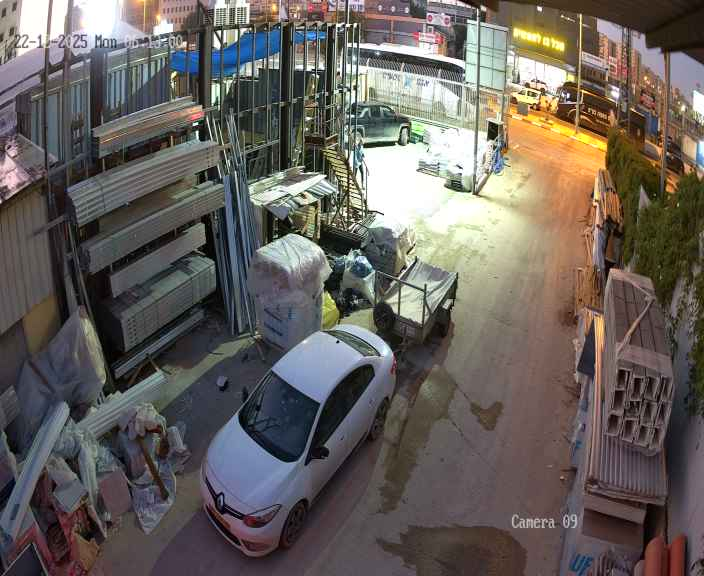
#> input picture data/training/camera-events/Factory/20251222_041319/0.jpg, 704 x 576 px, found by its file name; the run also reads 1 picture not shown here
$ python motion_detection_examples.py
#> lines starting #> are read from the running program, lines starting #| are printed output that depends on the picture; after the words box and inside, x2 and y2 are one past the last pixel; in counts of white or black regions, pixels touching at a corner belong together
### backend/core/motion_detection.py
"""
Motion Detection Module
Detects motion between consecutive frames and returns coordinates and visualization
"""

import cv2
import numpy as np
from typing import List, Tuple, Optional, Dict
from dataclasses import dataclass
from pathlib import Path
import logging

logger = logging.getLogger(__name__)


@dataclass
class MotionRegion:
    """Represents a detected motion region"""
    x: int
    y: int
    width: int
    height: int
    area: int
    centroid: Tuple[int, int]

    def to_dict(self) -> Dict:
        """Convert to dictionary format"""
        return {
            "x": self.x,
            "y": self.y,
            "width": self.width,
            "height": self.height,
            "area": self.area,
            "centroid": {
                "x": self.centroid[0],
                "y": self.centroid[1]
            }
        }

    def to_bbox(self) -> Tuple[int, int, int, int]:
        """Get bounding box coordinates (x1, y1, x2, y2)"""
        return (self.x, self.y, self.x + self.width, self.y + self.height)


@dataclass
class MotionDetectionResult:
    """Complete motion detection result"""
    motion_detected: bool
    motion_regions: List[MotionRegion]
    motion_mask: Optional[np.ndarray] = None
    confidence: float = 0.0
    total_motion_area: int = 0
    frame_dimensions: Tuple[int, int] = (0, 0)  # (height, width)
    binary_mask: Optional[np.ndarray] = None  # alias for tests

    def __post_init__(self):
        # Normalize mask aliases
        if self.binary_mask is None and self.motion_mask is not None:
            self.binary_mask = self.motion_mask
        if self.motion_mask is None and self.binary_mask is not None:
            self.motion_mask = self.binary_mask

    def to_dict(self) -> Dict:
        """Convert to dictionary format for API response"""
        return {
            "motion_detected": self.motion_detected,
            "confidence": float(self.confidence),
            "total_motion_area": int(self.total_motion_area),
            "frame_dimensions": {
                "height": self.frame_dimensions[0],
                "width": self.frame_dimensions[1]
            },
            "motion_regions": [region.to_dict() for region in self.motion_regions],
            "num_regions": len(self.motion_regions)
        }


class MotionDetector:
    """
    Advanced motion detection agent for security camera analysis.

    Detects motion between consecutive frames using frame differencing,
    morphological operations, and contour detection.

    Attributes:
        threshold: Pixel difference threshold for motion detection
        min_area: Minimum contour area to be considered as motion
        blur_kernel: Gaussian blur kernel size
        morph_kernel_size: Morphological operations kernel size
    """

    def __init__(
        self,
        threshold: int = 25,
        min_area: int = 500,
        blur_kernel: Tuple[int, int] = (21, 21),
        morph_kernel_size: int = 5
    ):
        """
        Initialize motion detector with configuration parameters.

        Args:
            threshold: Pixel difference threshold (0-255)
            min_area: Minimum motion area in pixels
            blur_kernel: Gaussian blur kernel size (must be odd)
            morph_kernel_size: Kernel size for morphological operations
        """
        self.threshold = threshold
        self.min_area = min_area
        self.blur_kernel = blur_kernel
        self.morph_kernel_size = morph_kernel_size

        # Create morphological kernel
        self.morph_kernel = cv2.getStructuringElement(
            cv2.MORPH_ELLIPSE,
            (morph_kernel_size, morph_kernel_size)
        )

        logger.info(
            f"MotionDetector initialized: threshold={threshold}, "
            f"min_area={min_area}, blur_kernel={blur_kernel}"
        )

    def load_images(self, image_paths: List[str]) -> List[np.ndarray]:
        """
        Load and validate images from file paths.

        Args:
            image_paths: List of image file paths

        Returns:
            List of loaded images as numpy arrays

        Raises:
            ValueError: If images cannot be loaded or have different dimensions
        """
        if len(image_paths) < 2:
            raise ValueError("At least 2 images are required for motion detection")

        images = []
        reference_shape = None

        for i, path in enumerate(image_paths):
            img = cv2.imread(str(path))
            if img is None:
                raise ValueError(f"Failed to load image: {path}")

            # Validate dimensions match
            if reference_shape is None:
                reference_shape = img.shape
            elif img.shape != reference_shape:
                raise ValueError(
                    f"Image {i} has different dimensions: "
                    f"{img.shape} vs {reference_shape}"
                )

            images.append(img)

        logger.debug(f"Loaded {len(images)} images with shape {reference_shape}")
        return images

    def preprocess_frame(self, frame: np.ndarray) -> np.ndarray:
        """
        Preprocess frame: convert to grayscale and apply Gaussian blur.

        Args:
            frame: Input BGR image

        Returns:
            Preprocessed grayscale blurred image
        """
        # Convert to grayscale
        gray = cv2.cvtColor(frame, cv2.COLOR_BGR2GRAY)

        # Apply Gaussian blur to reduce noise
        blurred = cv2.GaussianBlur(gray, self.blur_kernel, 0)

        return blurred

    def compute_frame_difference(
        self,
        frame1: np.ndarray,
        frame2: np.ndarray
    ) -> np.ndarray:
        """
        Compute absolute difference between two frames.

        Args:
            frame1: First preprocessed frame
            frame2: Second preprocessed frame

        Returns:
            Binary motion mask
        """
        # Compute absolute difference
        frame_diff = cv2.absdiff(frame1, frame2)

        # Apply threshold to create binary mask
        _, thresh = cv2.threshold(
            frame_diff,
            self.threshold,
            255,
            cv2.THRESH_BINARY
        )

        # Apply morphological operations to reduce noise
        # Dilation fills small holes
        dilated = cv2.dilate(thresh, self.morph_kernel, iterations=2)

        # Erosion removes small noise
        eroded = cv2.erode(dilated, self.morph_kernel, iterations=1)

        return eroded

    def find_motion_regions(self, motion_mask: np.ndarray) -> List[MotionRegion]:
        """
        Find contours in motion mask and extract motion regions.

        Args:
            motion_mask: Binary motion mask

        Returns:
            List of detected motion regions
        """
        # Find contours
        contours, _ = cv2.findContours(
            motion_mask,
            cv2.RETR_EXTERNAL,
            cv2.CHAIN_APPROX_SIMPLE
        )

        motion_regions = []

        for contour in contours:
            area = cv2.contourArea(contour)

            # Filter by minimum area
            if area < self.min_area:
                continue

            # Get bounding rectangle
            x, y, w, h = cv2.boundingRect(contour)

            # Calculate centroid
            M = cv2.moments(contour)
            if M["m00"] != 0:
                cx = int(M["m10"] / M["m00"])
                cy = int(M["m01"] / M["m00"])
            else:
                cx, cy = x + w // 2, y + h // 2

            region = MotionRegion(
                x=int(x),
                y=int(y),
                width=int(w),
                height=int(h),
                area=int(area),
                centroid=(cx, cy)
            )

            motion_regions.append(region)

        # Sort by area (largest first)
        motion_regions.sort(key=lambda r: r.area, reverse=True)

        return motion_regions

    def detect_motion(
        self,
        image_paths: List[str]
    ) -> MotionDetectionResult:
        """
        Main method to detect motion from image paths.

        Args:
            image_paths: List of 2-3 image file paths

        Returns:
            MotionDetectionResult with all detection information
        """
        # Load images
        images = self.load_images(image_paths)

        # Preprocess all frames
        preprocessed = [self.preprocess_frame(img) for img in images]

        # Compute motion between consecutive frames
        motion_masks = []
        for i in range(len(preprocessed) - 1):
            mask = self.compute_frame_difference(
                preprocessed[i],
                preprocessed[i + 1]
            )
            motion_masks.append(mask)

        # Combine all motion masks (OR operation)
        combined_mask = np.zeros_like(motion_masks[0])
        for mask in motion_masks:
            combined_mask = cv2.bitwise_or(combined_mask, mask)

        # Find motion regions
        motion_regions = self.find_motion_regions(combined_mask)

        # Calculate confidence based on motion area
        total_motion_area = np.sum(combined_mask > 0)
        frame_area = combined_mask.shape[0] * combined_mask.shape[1]
        confidence = min(total_motion_area / (frame_area * 0.1), 1.0)

        motion_detected = len(motion_regions) > 0

        result = MotionDetectionResult(
            motion_detected=motion_detected,
            motion_regions=motion_regions,
            motion_mask=combined_mask,
            confidence=confidence,
            total_motion_area=int(total_motion_area),
            frame_dimensions=(combined_mask.shape[0], combined_mask.shape[1])
        )

        logger.info(
            f"Motion detection complete: detected={motion_detected}, "
            f"regions={len(motion_regions)}, area={total_motion_area}px"
        )

        return result

    def visualize_motion(
        self,
        image_path: str,
        result: MotionDetectionResult,
        output_path: Optional[str] = None,
        show_mask: bool = True,
        show_boxes: bool = True,
        show_centroids: bool = True
    ) -> np.ndarray:
        """
        Create visualization with motion regions highlighted.

        Args:
            image_path: Path to base image for visualization
            result: MotionDetectionResult from detect_motion()
            output_path: Optional path to save visualization
            show_mask: Whether to overlay motion mask
            show_boxes: Whether to draw bounding boxes
            show_centroids: Whether to mark centroids

        Returns:
            Annotated image as numpy array
        """
        # Load base image
        img = cv2.imread(str(image_path))
        if img is None:
            raise ValueError(f"Failed to load image: {image_path}")

        # Create overlay copy for mask
        overlay = img.copy()

        # Show motion mask as green overlay
        if show_mask and result.motion_detected:
            # Create colored mask (green)
            mask_colored = np.zeros_like(img)
            mask_colored[:, :, 1] = result.motion_mask  # Green channel

            # Blend with original image
            overlay = cv2.addWeighted(overlay, 0.7, mask_colored, 0.3, 0)

        # Draw bounding boxes and labels
        if show_boxes:
            for i, region in enumerate(result.motion_regions, 1):
                x1, y1, x2, y2 = region.to_bbox()

                # Draw rectangle
                cv2.rectangle(
                    overlay,
                    (x1, y1),
                    (x2, y2),
                    (0, 255, 0),  # Green
                    2
                )

                # Add label with region number and area
                label = f"#{i} ({region.area}px)"
                label_size, _ = cv2.getTextSize(
                    label,
                    cv2.FONT_HERSHEY_SIMPLEX,
                    0.5,
                    1
                )

                # Background for text
                cv2.rectangle(
                    overlay,
                    (x1, y1 - label_size[1] - 10),
                    (x1 + label_size[0], y1),
                    (0, 255, 0),
                    -1
                )

                # Text
                cv2.putText(
                    overlay,
                    label,
                    (x1, y1 - 5),
                    cv2.FONT_HERSHEY_SIMPLEX,
                    0.5,
                    (0, 0, 0),
                    1
                )

        # Draw centroids
        if show_centroids:
            for region in result.motion_regions:
                cx, cy = region.centroid
                cv2.circle(overlay, (cx, cy), 5, (255, 0, 0), -1)  # Blue
                cv2.circle(overlay, (cx, cy), 6, (255, 255, 255), 1)  # White border

        # Add summary text
        summary = f"Motion Detected: {len(result.motion_regions)} regions"
        cv2.putText(
            overlay,
            summary,
            (10, 30),
            cv2.FONT_HERSHEY_SIMPLEX,
            0.7,
            (0, 255, 0),
            2
        )

        # Save if output path provided
        if output_path:
            cv2.imwrite(str(output_path), overlay)
            logger.info(f"Visualization saved to {output_path}")

        return overlay


def detect_motion_from_paths(
    image_paths: List[str],
    threshold: int = 25,
    min_area: int = 500
) -> MotionDetectionResult:
    """
    Convenience function to detect motion from image paths.

    Args:
        image_paths: List of 2-3 image file paths
        threshold: Motion detection threshold
        min_area: Minimum motion area in pixels

    Returns:
        MotionDetectionResult
    """
    detector = MotionDetector(threshold=threshold, min_area=min_area)
    return detector.detect_motion(image_paths)

### backend/examples/motion_detection_examples.py
"""
Integration example and usage demonstration for motion detection
"""

from pathlib import Path
import sys
sys.path.insert(0, str(Path(__file__).parent.parent))

from core.motion_detection import MotionDetector, detect_motion_from_paths
import json


def example_basic_usage():
    """Basic usage example"""
    print("=" * 60)
    print("Example 1: Basic Motion Detection")
    print("=" * 60)

    # Define image paths
    image_paths = [
        "data/training/camera-events/Factory/20251222_032856/0.jpg",
        "data/training/camera-events/Factory/20251222_032856/1.jpg",
        "data/training/camera-events/Factory/20251222_032856/2.jpg"
    ]

    # Check if files exist
    if not all(Path(p).exists() for p in image_paths):
        print("⚠️  Training images not found. Using placeholder paths.")
        return

    # Detect motion
    result = detect_motion_from_paths(image_paths, threshold=25, min_area=500)
#> in load_images, img is the input picture: shape (576, 704, 3); mean B, G, R 92.6, 97.3, 103.3
#> in detect_motion, `images = self.load_images(image_paths)`: images = 3 items
#> in preprocess_frame, `gray = cv2.cvtColor(frame, cv2.COLOR_BGR2GRAY)`:
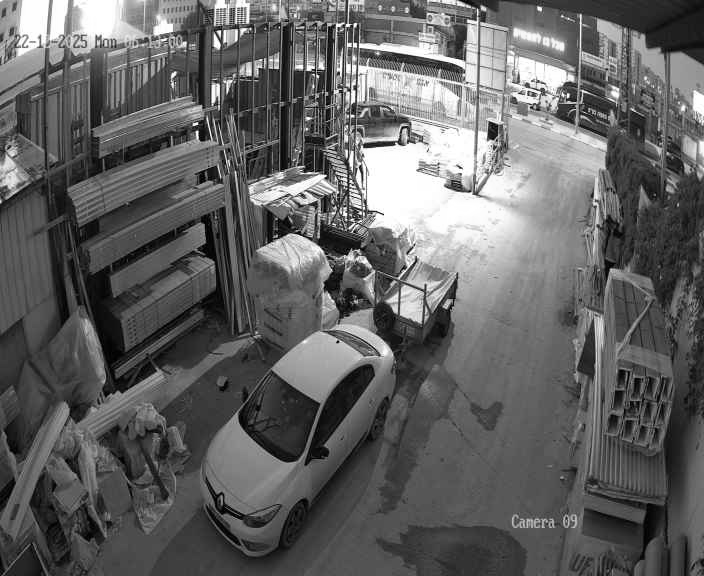
#> gray: shape (576, 704); min 0, max 255, mean 98.6
#> in preprocess_frame, `blurred = cv2.GaussianBlur(gray, self.blur_kernel, 0)`:
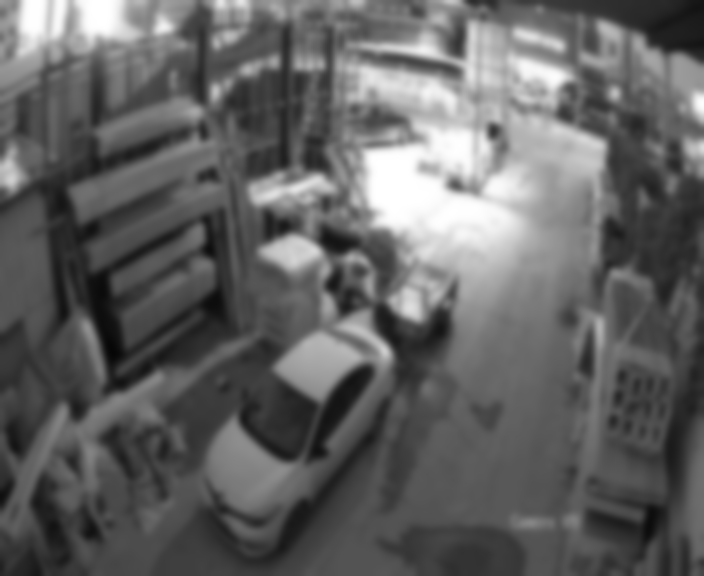
#> blurred: shape (576, 704); min 6, max 255, mean 98.6
#> in preprocess_frame (call 2), `gray = cv2.cvtColor(frame, cv2.COLOR_BGR2GRAY)`:
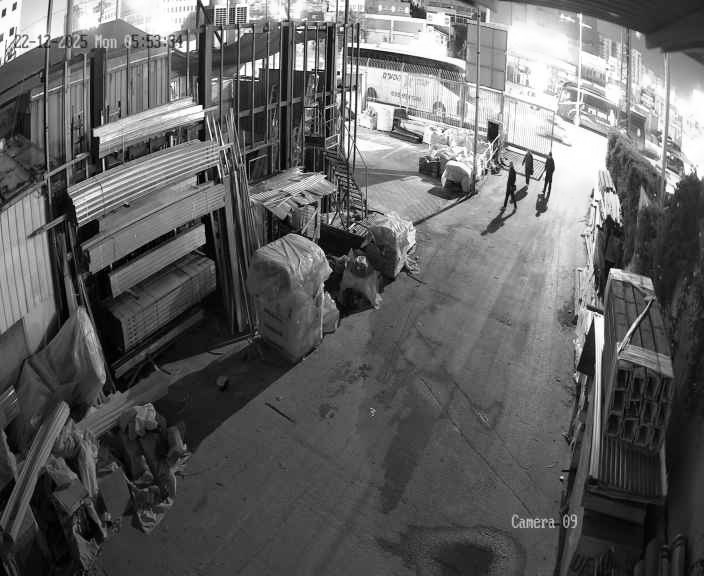
#> gray: shape (576, 704); min 0, max 255, mean 98.3
#> in preprocess_frame (call 2), `blurred = cv2.GaussianBlur(gray, self.blur_kernel, 0)`:
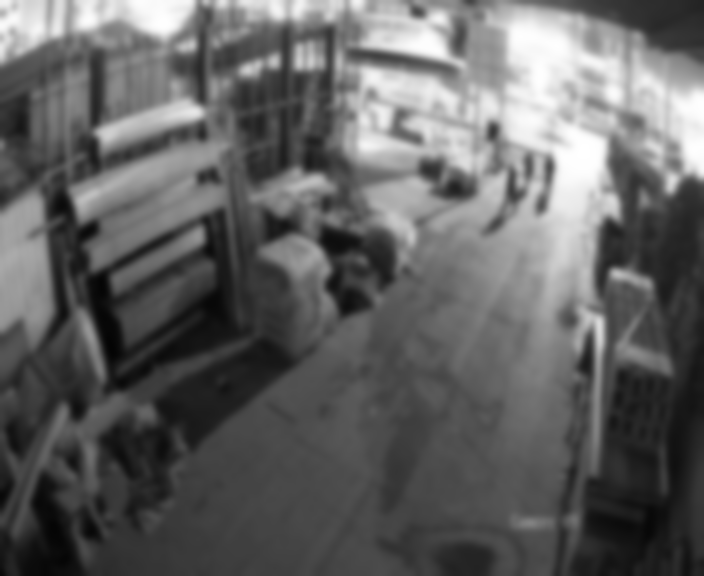
#> blurred: shape (576, 704); min 4, max 255, mean 98.4
#> the loop in detect_motion, `for i in range(len(preprocessed) - 1):` made 2 passes
#> pass 1, in compute_frame_difference, `frame_diff = cv2.absdiff(frame1, frame2)`:
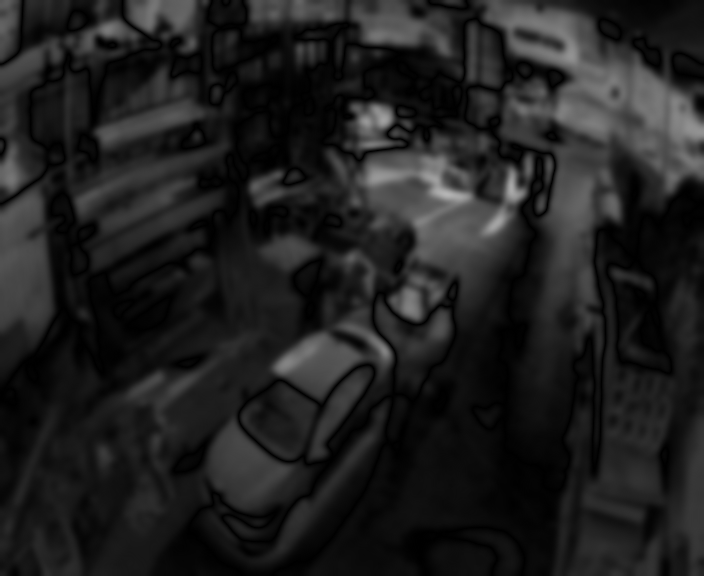
#> frame_diff: shape (576, 704); min 0, max 181, mean 31.7
#> pass 1, in compute_frame_difference, `_, thresh = cv2.threshold( frame_diff, self.threshold, 255, cv2.THRESH..`:
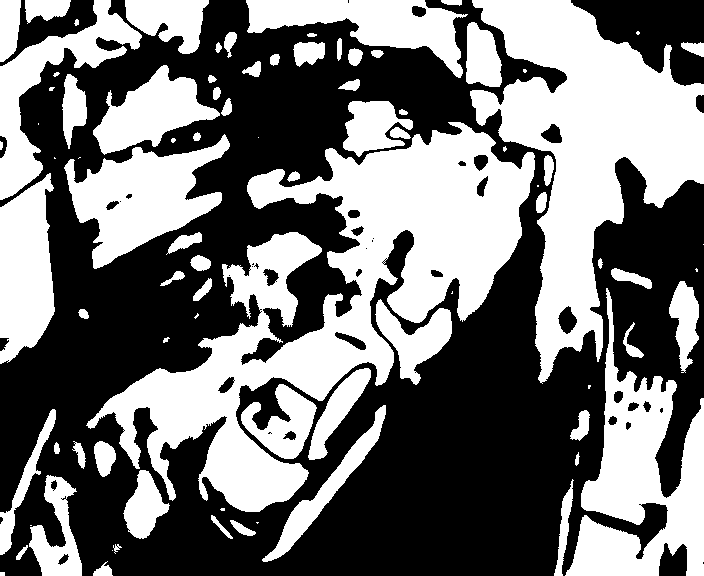
#> thresh: shape (576, 704); 45.8% white; 86 white regions (19 under 20 px), largest, box (x1, y1, x2, y2) and area: (86, 122, 535, 512) 55701, (470, 0, 704, 384) 38050, (565, 288, 704, 576) 17347
#> pass 1, in compute_frame_difference, `dilated = cv2.dilate(thresh, self.morph_kernel, iterations=2)`:
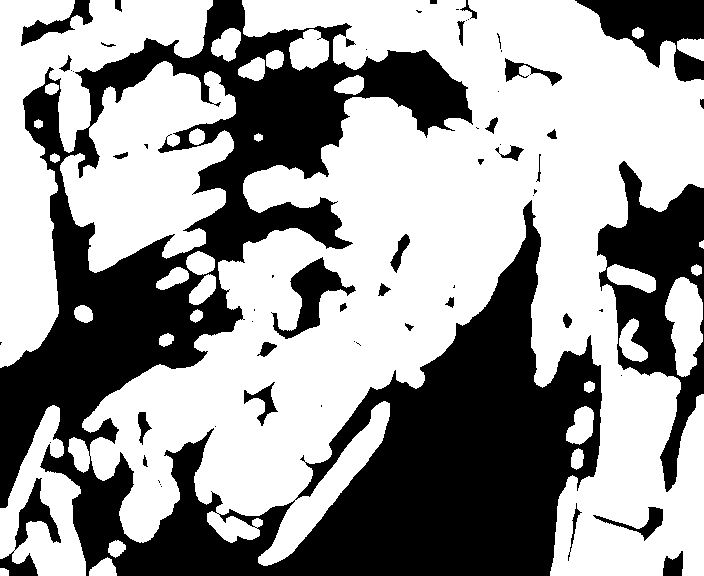
#> dilated: shape (576, 704); 60.4% white; 64 black regions (29 under 20 px), largest, box (x1, y1, x2, y2) and area: (0, 0, 602, 576) 132491, (597, 161, 704, 492) 13916, (575, 0, 704, 82) 5328
#> after the loop in detect_motion, `for i in range(len(preprocessed) - 1):`: motion_masks = 2 items
#> the loop in detect_motion, `for mask in motion_masks:` made 2 passes
#> (the rest of the program and of its run is left out)
